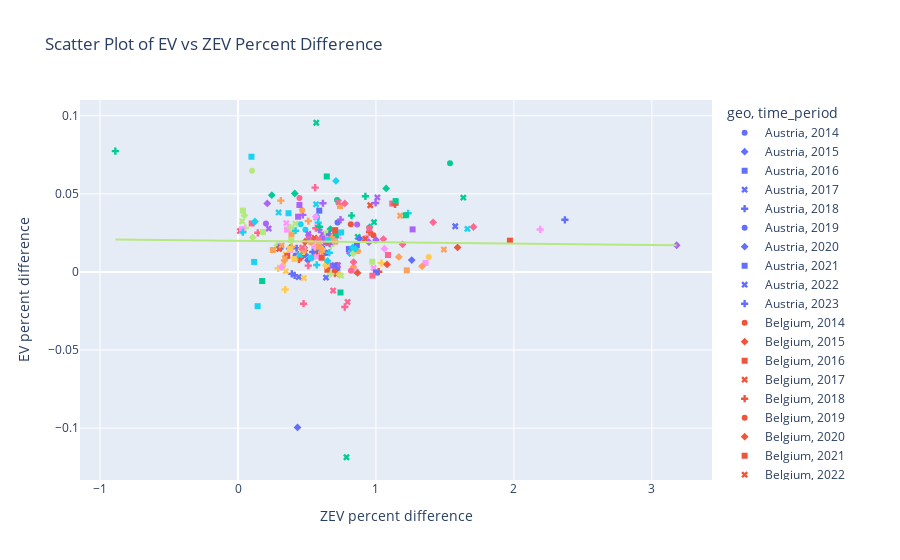

Here is the notebook cell this chart was saved with:
### Code cell
fig = px.scatter(
    df_cleaned,
    x='zev_norm',
    y='ev_norm',
    color='geo',
    symbol='time_period',
    labels={'ev_norm': 'EV percent difference', 'zev_norm': 'ZEV percent difference'},
    trendline='ols',
    title="Scatter Plot of EV vs ZEV Percent Difference",
    trendline_scope='overall'
)

fig.show()
